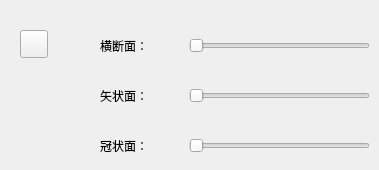
        <widget class="QWidget" name="tab_5">
         <attribute name="title">
          <string>页</string>
         </attribute>
         <widget class="QPushButton" name="btn_Pathback_2">
          <property name="geometry">
           <rect>
            <x>20</x>
            <y>30</y>
            <width>28</width>
            <height>28</height>
           </rect>
          </property>
          <property name="text">
           <string/>
          </property>
          <property name="checkable">
           <bool>true</bool>
          </property>
         </widget>
         <widget class="QLabel" name="label_3">
          <property name="geometry">
           <rect>
            <x>100</x>
            <y>30</y>
            <width>81</width>
            <height>31</height>
           </rect>
          </property>
          <property name="text">
           <string>横断面：</string>
          </property>
         </widget>
         <widget class="QLabel" name="label_7">
          <property name="geometry">
           <rect>
            <x>100</x>
            <y>80</y>
            <width>81</width>
            <height>31</height>
           </rect>
          </property>
          <property name="text">
           <string>矢状面：</string>
          </property>
         </widget>
         <widget class="QLabel" name="label_10">
          <property name="geometry">
           <rect>
            <x>100</x>
            <y>130</y>
            <width>81</width>
            <height>31</height>
           </rect>
          </property>
          <property name="text">
           <string>冠状面：</string>
          </property>
         </widget>
         <widget class="QSlider" name="horizontalSlider">
          <property name="geometry">
           <rect>
            <x>189</x>
            <y>35</y>
            <width>181</width>
            <height>22</height>
           </rect>
          </property>
          <property name="orientation">
           <enum>Qt::Horizontal</enum>
          </property>
         </widget>
         <widget class="QSlider" name="horizontalSlider_2">
          <property name="geometry">
           <rect>
            <x>189</x>
            <y>85</y>
            <width>181</width>
            <height>22</height>
           </rect>
          </property>
          <property name="orientation">
           <enum>Qt::Horizontal</enum>
          </property>
         </widget>
         <widget class="QSlider" name="horizontalSlider_3">
          <property name="geometry">
           <rect>
            <x>189</x>
            <y>135</y>
            <width>181</width>
            <height>22</height>
           </rect>
          </property>
          <property name="orientation">
           <enum>Qt::Horizontal</enum>
          </property>
         </widget>
        </widget>
